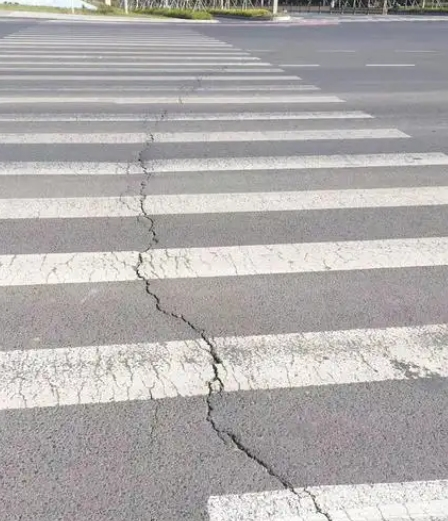
#> input picture Crack-image-contrast-enhancement/images/Original lmage/100.png, 448 x 521 px
$ python -i linear_processing.py   (imports and definitions only)
#> lines starting #> are read from the running program, lines starting #| are printed output that depends on the picture; after the words box and inside, x2 and y2 are one past the last pixel; in counts of white or black regions, pixels touching at a corner belong together
#> further down, picture is the input picture: shape (521, 448, 3); mean B, G, R 172, 172.8, 175.9
import numpy as np
import cv2
from scipy.ndimage import gaussian_filter
from scipy.signal import find_peaks

def linear_hist_equalization(img):
    gray = cv2.cvtColor(img, cv2.COLOR_BGR2GRAY) if len(img.shape) == 3 else img

    _, binary = cv2.threshold(gray, 150, 255, cv2.THRESH_BINARY)
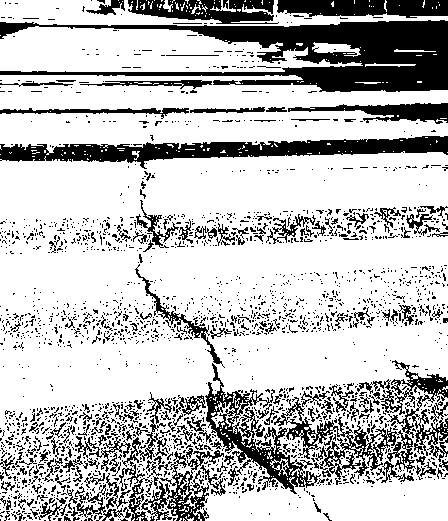
#> binary: shape (521, 448); 74.9% white; 2231 black regions (2039 under 20 px), largest, box (x1, y1, x2, y2) and area: (0, 20, 448, 92) 13502, (0, 136, 448, 169) 6382, (274, 360, 448, 480) 5061
    num_labels, labels, stats, _ = cv2.connectedComponentsWithStats(binary, connectivity=8)
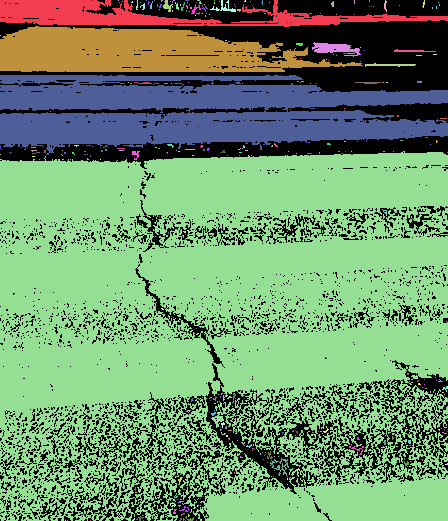
#> labels: shape (521, 448) int32; 356 distinct labels, from 0 to 355; one colour per label, 0 black
#> num_labels = 356; stats = 356 rows, first 6: [0, 0, 448, 521, 58537], [0, 0, 448, 27, 5140], [118, 0, 1, 1, 1], [122, 1, 1, 1, 1], [131, 1, 2, 2, 3], [136, 0, 2, 10, 13]

    total_area = gray.shape[0] * gray.shape[1]
#> total_area = 233408

    exclude_mask = np.zeros_like(gray, dtype=bool)
    for i in range(1, num_labels):
        region_area = stats[i, cv2.CC_STAT_AREA]
        if region_area > 0.2 * total_area:
            exclude_mask[labels == i] = True
#> this loop made 355 passes
#> region_area on passes 1, 11, 18: 5140, 60, 94
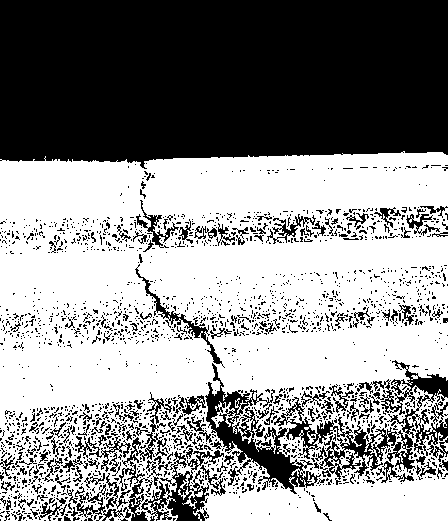
#> exclude_mask: shape (521, 448) bool; 56.8% white; 2076 black regions (1902 under 20 px), largest, box (x1, y1, x2, y2) and area: (0, 0, 448, 169) 70508, (274, 360, 448, 480) 5275, (205, 363, 321, 494) 3875

    included_region = gray.copy()
    included_region[exclude_mask] = 0
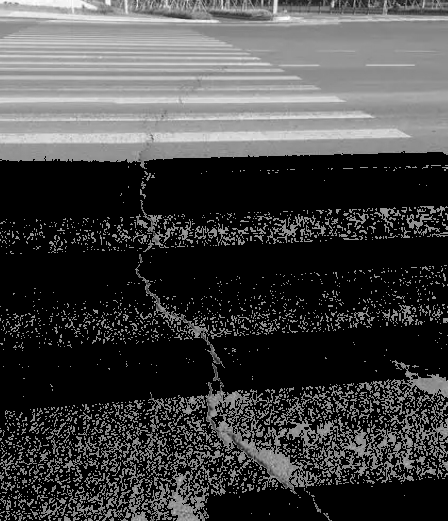
#> included_region: shape (521, 448); min 0, max 254, mean 66.6
    excluded_region = gray.copy()
    excluded_region[~exclude_mask] = 0
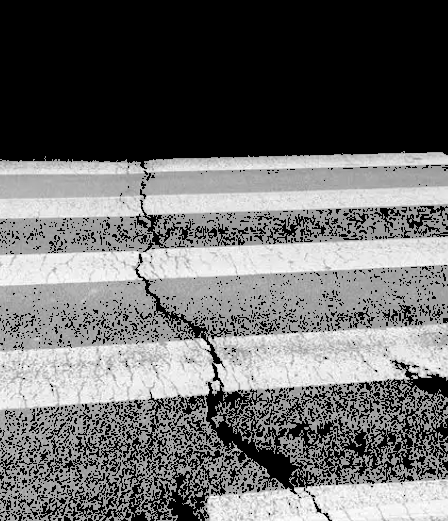
#> excluded_region: shape (521, 448); min 0, max 255, mean 107

    included_hist, _ = np.histogram(included_region.flatten(), 256, [0, 256])
#> included_hist = 256 values, max 132677 at index 0, min 0 at index 1, mean 911.8
    excluded_hist, _ = np.histogram(excluded_region.flatten(), 256, [0, 256])
#> excluded_hist = 256 values, max 100731 at index 0, min 0 at index 1, mean 911.8

    smoothed_included_hist = gaussian_filter(included_hist, sigma=2)
#> smoothed_included_hist = 256 values, max 49821 at index 0, min 0 at index 9, mean 911.3
    smoothed_excluded_hist = gaussian_filter(excluded_hist, sigma=2)
#> smoothed_excluded_hist = 256 values, max 37825 at index 0, min 0 at index 9, mean 911.5

    included_peaks, _ = find_peaks(smoothed_included_hist, height=0)
#> included_peaks = [64, 87, 148, 196, 211, 232, 241]
    excluded_peaks, _ = find_peaks(smoothed_excluded_hist, height=0)
#> excluded_peaks = [156, 232]

    included_peak_value = included_peaks[np.argmax(smoothed_included_hist[included_peaks])] if len(included_peaks) > 0 else np.argmax(smoothed_included_hist)
#> included_peak_value = 148
    excluded_peak_value = excluded_peaks[np.argmax(smoothed_excluded_hist[excluded_peaks])] if len(excluded_peaks) > 0 else np.argmax(smoothed_excluded_hist)
#> excluded_peak_value = 156

    included_area_ratio = np.sum(~exclude_mask) / total_area
#> included_area_ratio = 0.432
    new_peak_value = included_peak_value * included_area_ratio + excluded_peak_value * (1 - included_area_ratio)
#> new_peak_value = 152.5

    dark_scale = 0.5 * new_peak_value / 128
#> dark_scale = 0.596
    bright_scale = 2.5 * (255 - new_peak_value) / 128
#> bright_scale = 2

    mapping = np.zeros(256, dtype=np.float32)
    for i in range(256):
        if i < new_peak_value:  # Dark region enhancement
            mapping[i] = i * dark_scale
        else:  # Bright region enhancement
            mapping[i] = new_peak_value + (i - new_peak_value) * bright_scale
#> after the loop, mapping = 256 values from 0 to 357.6

    min_val = np.min(gray)
#> min_val = 17
    max_val = np.max(gray)
#> max_val = 255

    equalized = np.interp(gray.flatten(), np.arange(256), mapping).reshape(gray.shape)
    equalized = np.where(exclude_mask, gray, equalized)
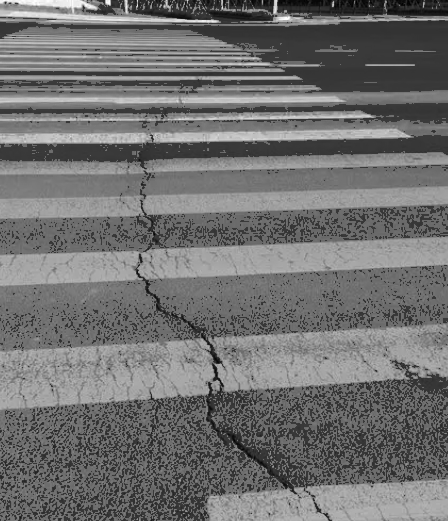
#> equalized: shape (521, 448) float64; min 10.13, max 355.6, mean 163.1; drawn with min black and max white
    equalized = np.clip(equalized, min_val, max_val).astype(np.uint8)
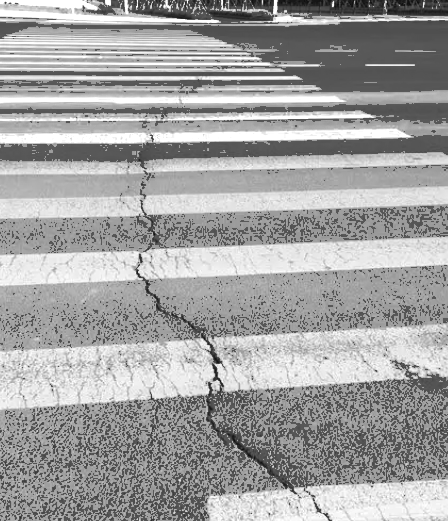
#> equalized: shape (521, 448); min 17, max 255, mean 162.3

    return gray, equalized, included_hist, np.histogram(equalized.flatten(), 256, [0, 256])[0]

>>> import cv2
>>> picture = cv2.imread('images/Original lmage/100.png')
>>> result = linear_hist_equalization(picture)

$ run again, on Crack-image-contrast-enhancement/images/Original lmage/123.png
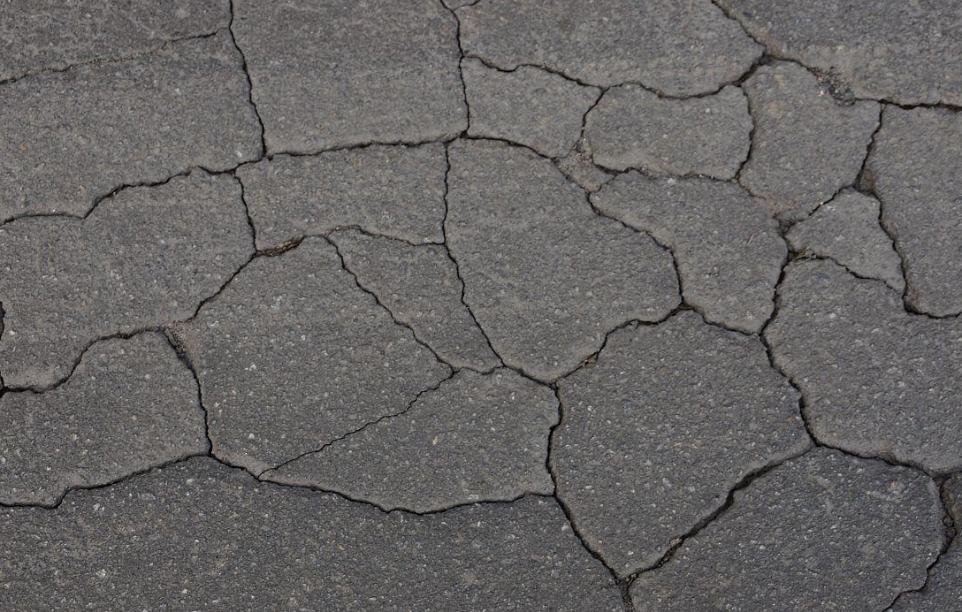
#> input picture Crack-image-contrast-enhancement/images/Original lmage/123.png, 962 x 612 px
#> picture is the input picture: shape (612, 962, 3); mean B, G, R 99.3, 100.1, 102.3
#> in linear_hist_equalization, `_, binary = cv2.threshold(gray, 150, 255, cv2.THRESH_BINARY)`:
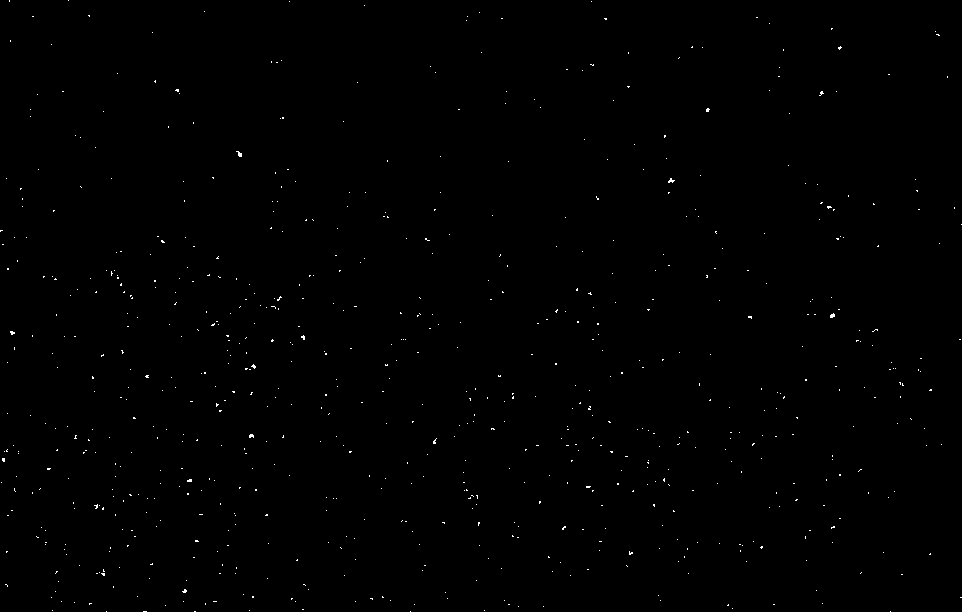
#> binary: shape (612, 962); 0.29% white in thin lines or dots
#> labels: shape (612, 962) int32; 734 distinct labels, from 0 to 733
#> num_labels = 734; stats = 734 rows, first 6: [0, 0, 962, 612, 587066], [9, 0, 1, 2, 2], [68, 0, 1, 1, 1], [289, 1, 1, 1, 1], [591, 1, 1, 1, 1], [364, 5, 1, 1, 1]
#> the loop in linear_hist_equalization, `for i in range(1, num_labels):` made 733 passes
#> region_area on passes 1 to 3: 2, 1, 1
#> included_hist = 256 values, max 13765 at index 102, min 0 at index 201, mean 2299.8
#> excluded_hist = 256 values, max 588744 at index 0, min 0 at index 1, mean 2299.8
#> smoothed_included_hist = 256 values, max 13605 at index 102, min 0 at index 208, mean 2299.4
#> smoothed_excluded_hist = 256 values, max 221079 at index 0, min 0 at index 9, mean 2299.8
#> included_peaks = [102]
#> excluded_peaks = empty array
#> included_peak_value = 102
#> excluded_peak_value = 0
#> included_area_ratio = 1
#> new_peak_value = 102
#> dark_scale = 0.398
#> bright_scale = 2.99
#> after the loop in linear_hist_equalization, `for i in range(256):`: mapping = 256 values from 0 to 559.2
#> min_val = 0
#> max_val = 221
#> in linear_hist_equalization, `equalized = np.clip(equalized, min_val, max_val).astype(np.uint8)`:
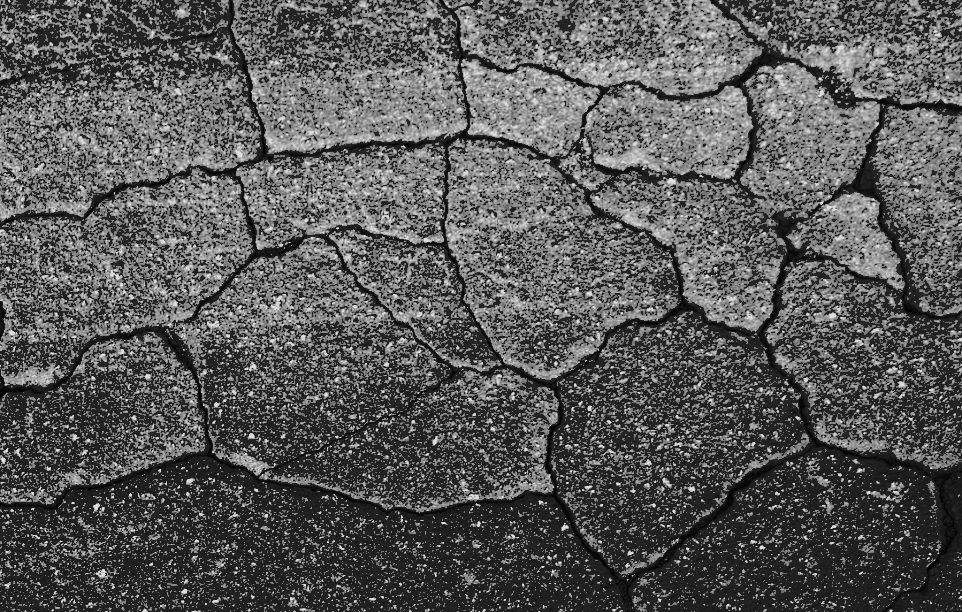
#> equalized: shape (612, 962); min 0, max 221, mean 88.6

$ run again, on Crack-image-contrast-enhancement/images/Original lmage/23.png
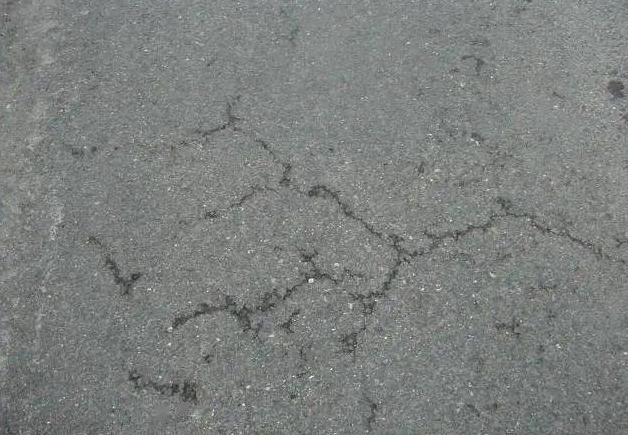
#> input picture Crack-image-contrast-enhancement/images/Original lmage/23.png, 628 x 435 px
#> picture is the input picture: shape (435, 628, 3); mean B, G, R 125.8, 127.7, 124.4
#> binary: shape (435, 628); 4.5% white in thin lines or dots
#> in linear_hist_equalization, `num_labels, labels, stats, _ = cv2.connectedComponentsWithStats(binary..`:
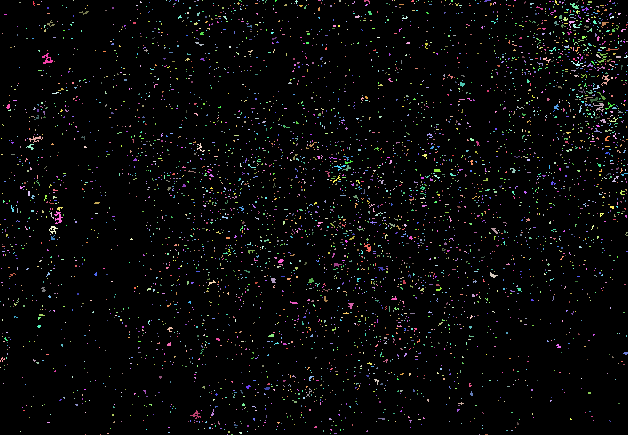
#> labels: shape (435, 628) int32; 4887 distinct labels, from 0 to 4886; one colour per label, 0 black
#> num_labels = 4887
#> the loop in linear_hist_equalization, `for i in range(1, num_labels):` made 4886 passes
#> region_area on passes 1 to 3: 6, 1, 1
#> included_hist = 256 values, max 8315 at index 130, min 0 at index 0, mean 1067.1
#> excluded_hist = 256 values, max 273180 at index 0, min 0 at index 1, mean 1067.1
#> smoothed_included_hist = 256 values, max 8178 at index 129, min 0 at index 0, mean 1066.7
#> smoothed_excluded_hist = 256 values, max 102581 at index 0, min 0 at index 9, mean 1067.1
#> included_peaks = [129, 232, 243]
#> excluded_peaks = empty array
#> included_peak_value = 129
#> excluded_peak_value = 0
#> included_area_ratio = 1
#> new_peak_value = 129
#> dark_scale = 0.504
#> bright_scale = 2.46
#> after the loop in linear_hist_equalization, `for i in range(256):`: mapping = 256 values from 0 to 439.1
#> min_val = 32
#> max_val = 254
#> in linear_hist_equalization, `equalized = np.clip(equalized, min_val, max_val).astype(np.uint8)`:
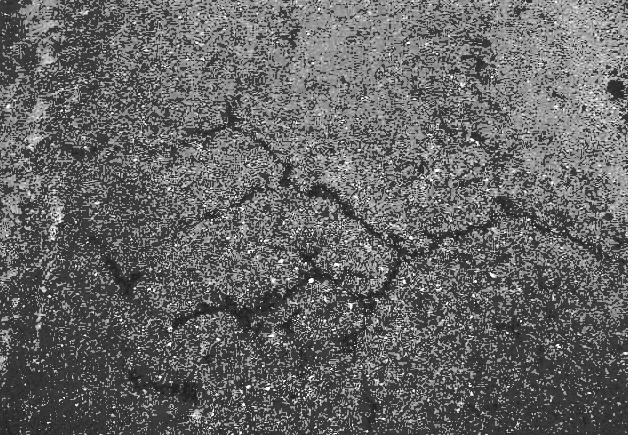
#> equalized: shape (435, 628); min 32, max 254, mean 101.8

$ run again, on Crack-image-contrast-enhancement/images/Original lmage/456.png
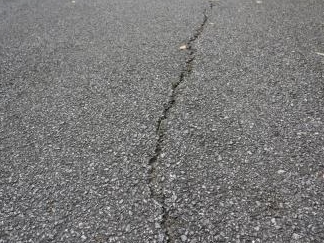
#> input picture Crack-image-contrast-enhancement/images/Original lmage/456.png, 324 x 243 px
#> picture is the input picture: shape (243, 324, 3); mean B, G, R 120.2, 120.7, 121.3
#> binary: shape (243, 324); 10.3% white in thin lines or dots
#> labels: shape (243, 324) int32; 3412 distinct labels, from 0 to 3411
#> num_labels = 3412
#> the loop in linear_hist_equalization, `for i in range(1, num_labels):` made 3411 passes
#> region_area on passes 1 to 3: 7, 2, 1
#> included_hist = 256 values, max 1372 at index 128, min 0 at index 0, mean 307.5
#> excluded_hist = 256 values, max 78732 at index 0, min 0 at index 1, mean 307.5
#> smoothed_included_hist = 256 values, max 1333 at index 129, min 0 at index 0, mean 307.1
#> smoothed_excluded_hist = 256 values, max 29564 at index 0, min 0 at index 9, mean 307.5
#> included_peaks = [129]
#> excluded_peaks = empty array
#> included_peak_value = 129
#> excluded_peak_value = 0
#> included_area_ratio = 1
#> new_peak_value = 129
#> dark_scale = 0.504
#> bright_scale = 2.46
#> after the loop in linear_hist_equalization, `for i in range(256):`: mapping = 256 values from 0 to 439.1
#> min_val = 8
#> max_val = 249
#> in linear_hist_equalization, `equalized = np.clip(equalized, min_val, max_val).astype(np.uint8)`:
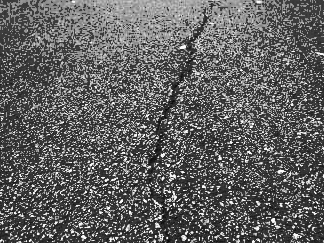
#> equalized: shape (243, 324); min 8, max 249, mean 97.2
